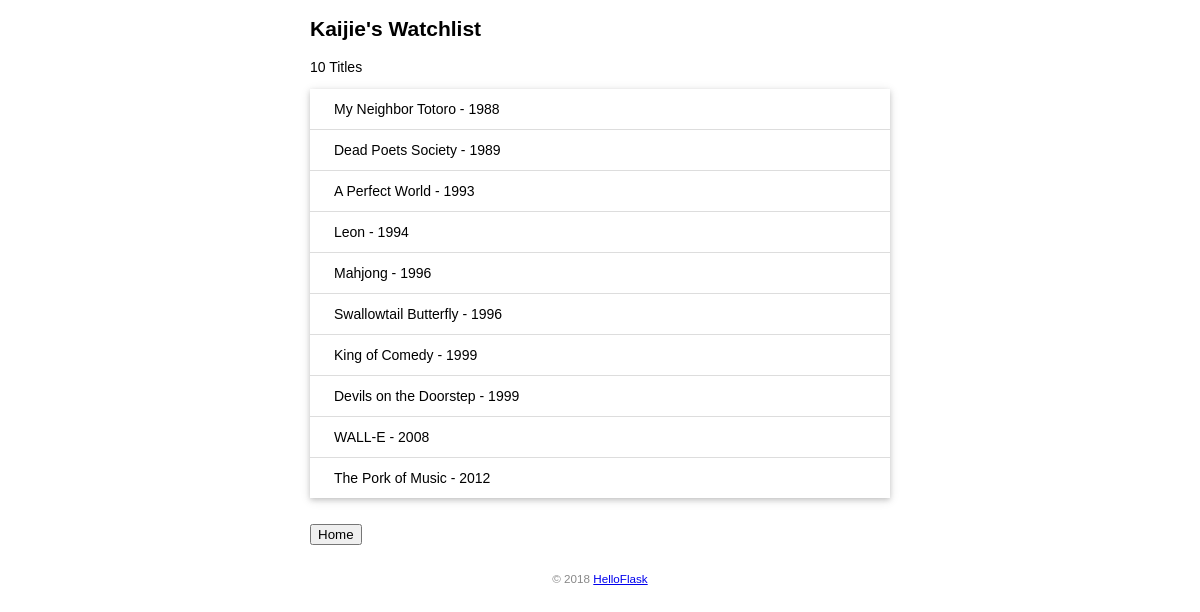
Page /data on the committed database.
### app.py (models this page shows, shortened)
class User(db.Model, UserMixin):  # 表名将会是 user（自动生成，小写处理）
    id = db.Column(db.Integer, primary_key=True)  # 主键
    name = db.Column(db.String(20))  # 名字
    username = db.Column(db.String(20))  # 用户名
    password_hash = db.Column(db.String(128))  # 密码散列值

class Movie(db.Model):  # 表名将会是 movie
    id = db.Column(db.Integer, primary_key=True)  # 主键
    title = db.Column(db.String(60))  # 电影标题
    year = db.Column(db.String(4))  # 电影年份

### app.py (the view)
@app.route('/data')
def show_database():
    user = User.query.first()  # 读取用户记录
    movies = Movie.query.all()  # 读取所有电影记录
    return render_template('database.html', user=user, movies=movies)

### app.py (called while the page is built)
@app.context_processor
def inject_user():
    user = User.query.first()
    return dict(user=user)

@app.context_processor
def inject_movies():
    movies = Movie.query.all()
    return dict(movies=movies)

### templates/database.html (shortened to what this page needs)
<!DOCTYPE html>
<html lang="en">
<head>
    <link rel="stylesheet" href="{{ url_for('static', filename='watchlist-css/style.css') }}" type="text/css">
</head>
<body>
    <h2>{{ user.name }}'s Watchlist</h2>
    <p>{{ movies|length }} Titles</p>
    <ul class="movie-list">
        {% for movie in movies %}
        <li>{{ movie.title }} - {{ movie.year }}</li>
        {% endfor %}
    </ul>
    <br>
    <form action="/home">
        <button type="submit">Home</button>
    </form>
    <footer>
        <small>&copy; 2018 <a href="http://helloflask.com/tutorial">HelloFlask</a></small>
    </footer>
</body>
</html>

### static/watchlist-css/style.css (style rules this page uses)
body { margin: auto; max-width: 580px; font-size: 14px; font-family: Helvetica, Arial, sans-serif; }
footer { color: #888; margin-top: 15px; text-align: center; padding: 10px; }
.movie-list { list-style-type: none; padding: 0; margin-bottom: 10px; box-shadow: 0 2px 5px 0 rgba(0, 0, 0, 0.16), 0 2px 10px 0 rgba(0, 0, 0, 0.12); }
.movie-list li { padding: 12px 24px; border-bottom: 1px solid #ddd; }
.movie-list li:last-child { border-bottom:none; }

### rows in the picture
User: name "Kaijie"
Movie: title "My Neighbor Totoro", year "1988"
Movie: title "Dead Poets Society", year "1989"
Movie: title "A Perfect World", year "1993"
Movie: title "Leon", year "1994"
Movie: title "Mahjong", year "1996"
Movie: title "Swallowtail Butterfly", year "1996"
Movie: title "King of Comedy", year "1999"
Movie: title "Devils on the Doorstep", year "1999"
Movie: title "WALL-E", year "2008"
Movie: title "The Pork of Music", year "2012"

### other values in the picture
{{ movies|length }} "10"
